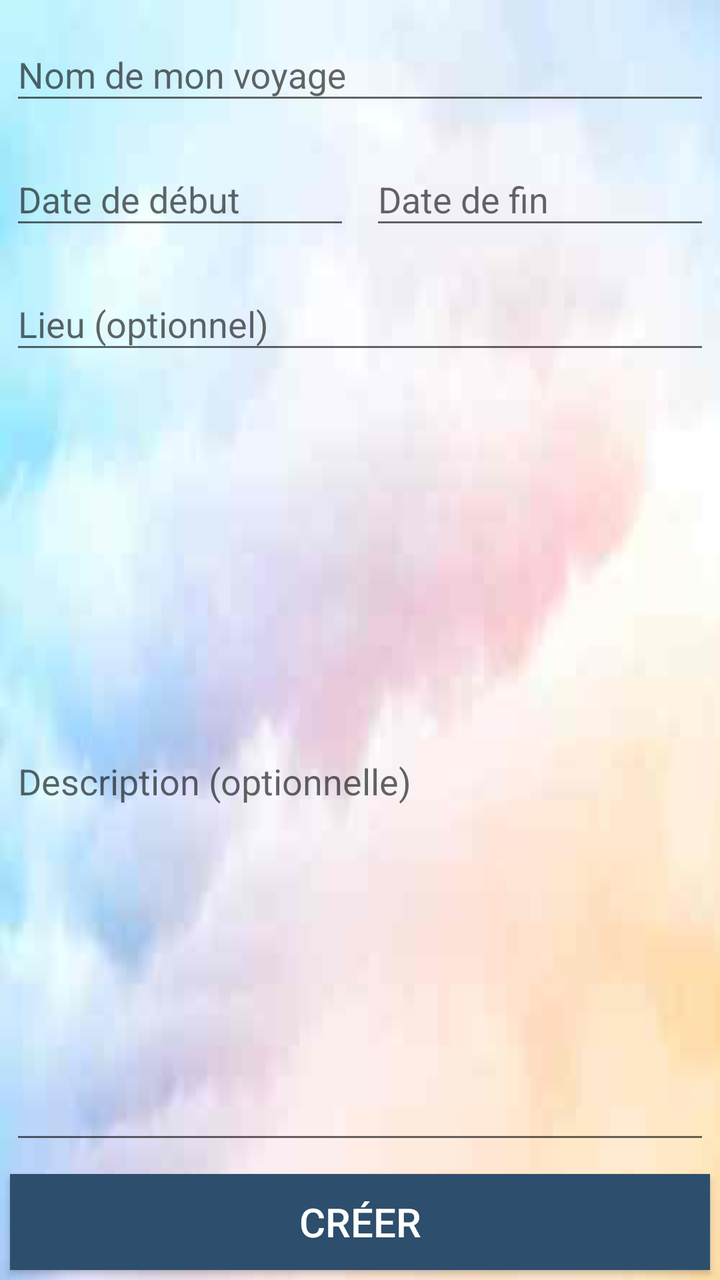
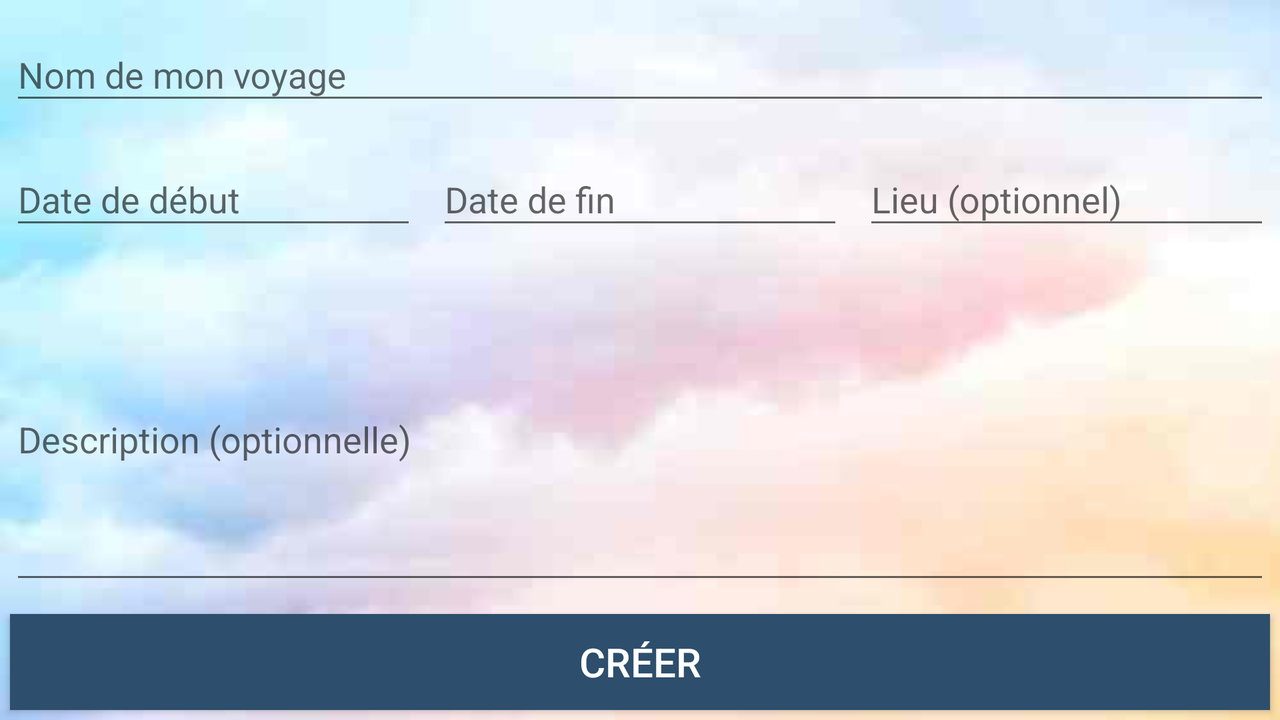

Two renders of one Android screen. The first uses the default layout on a phone; the second uses the alternative layout the repository ships for a different screen configuration, on a matching device. The two XML files are below.
<!-- AndroidManifest.xml: application theme AppTheme -->
<!-- res/layout/activity_create_trip.xml -->
<?xml version="1.0" encoding="utf-8"?>
<LinearLayout xmlns:android="http://schemas.android.com/apk/res/android"
    xmlns:app="http://schemas.android.com/apk/res-auto"
    xmlns:tools="http://schemas.android.com/tools"
    android:layout_width="match_parent"
    android:layout_height="match_parent"
    android:orientation="vertical"
    tools:context=".Activities.CreateTripActivity">

    <android.support.design.widget.TextInputLayout
        android:layout_width="match_parent"
        android:layout_height="wrap_content"
        android:layout_weight = "0"
        android:layout_margin="@dimen/margin_create_modif_note_champs">

        <android.support.design.widget.TextInputEditText
            android:id="@+id/nom_voyage"
            android:layout_width="match_parent"
            android:layout_height="match_parent"
            android:maxLength="32"
            android:maxLines="1"
            android:inputType="text"
            android:hint="@string/name_of_my_trip"/>
    </android.support.design.widget.TextInputLayout>

    <LinearLayout
        android:layout_width="match_parent"
        android:layout_height="wrap_content"
        android:layout_weight = "0"
        android:orientation="horizontal">
        <android.support.design.widget.TextInputLayout
            android:layout_width="match_parent"
            android:layout_height="wrap_content"
            android:layout_weight = "1"
            android:layout_margin="@dimen/margin_create_modif_note_champs">

            <android.support.design.widget.TextInputEditText
                android:id="@+id/deb_voyage"
                android:layout_width="match_parent"
                android:layout_height="match_parent"
                android:inputType="date"
                android:nextFocusDown="@+id/fin_voyage"
                android:hint="@string/date_begin"/>
        </android.support.design.widget.TextInputLayout>

        <android.support.design.widget.TextInputLayout
            android:layout_width="match_parent"
            android:layout_height="wrap_content"
            android:layout_weight = "1"
            android:layout_margin="@dimen/margin_create_modif_note_champs">

            <android.support.design.widget.TextInputEditText
                android:id="@+id/fin_voyage"
                android:layout_width="match_parent"
                android:layout_height="match_parent"
                android:inputType="date"
                android:hint="@string/date_end"/>
        </android.support.design.widget.TextInputLayout>

    </LinearLayout>

    <android.support.design.widget.TextInputLayout
        android:layout_width="match_parent"
        android:layout_height="wrap_content"
        android:layout_weight = "0"
        android:layout_margin="@dimen/margin_create_modif_note_champs">

        <android.support.design.widget.TextInputEditText
            android:id="@+id/lieu_voyage"
            android:layout_width="match_parent"
            android:layout_height="match_parent"
            android:maxLength="32"
            android:maxLines="1"
            android:inputType="text"
            android:hint="@string/place_optional"/>
    </android.support.design.widget.TextInputLayout>

    <android.support.design.widget.TextInputLayout
        android:layout_weight = "1"
        android:layout_width="match_parent"
        android:layout_height="match_parent"
        android:layout_margin="@dimen/margin_create_modif_note_champs">

        <android.support.design.widget.TextInputEditText
            android:id="@+id/description_voyage"
            android:layout_width="match_parent"
            android:layout_height="match_parent"
            android:scrollbars="vertical"
            android:hint="@string/description"/>
    </android.support.design.widget.TextInputLayout>

    <Button
        android:id="@+id/creer_voyage"
        android:layout_width="match_parent"
        android:layout_height="wrap_content"
        android:layout_weight = "0"
        android:layout_margin="@dimen/margin_create_modif_note_champs"
        android:textSize="@dimen/create_text_size_button"
        android:background="@color/colorPrimary"
        android:text="@string/create"
        android:textColor="@color/colorAccent" />

</LinearLayout>
<!-- resources referenced by this layout -->
<resources>
  <color name="colorAccent">#ffffff</color>
  <color name="colorPrimary">#2d4e6c</color>
  <dimen name="create_text_size_button">20sp</dimen>
  <dimen name="margin_create_modif_note_champs">5dp</dimen>
  <string name="create">Créer</string>
  <string name="date_begin">Date de début</string>
  <string name="date_end">Date de fin</string>
  <string name="description">Description (optionnelle)</string>
  <string name="name_of_my_trip">Nom de mon voyage</string>
  <string name="place_optional">Lieu (optionnel)</string>
  <style name="AppTheme" parent="Theme.AppCompat.DayNight.NoActionBar">
          <item name="android:windowBackground">@drawable/background_image</item>
          <item name="android:textColor">@color/black</item>
      </style>
  <!-- drawable background_image: jpg bitmap (drawable, 2699 bytes) -->
  <color name="black">#000000</color>
</resources>
<!-- res/layout-land/activity_create_trip.xml (the repository's variant of the layout above) -->
<!-- drawn on the phone turned sideways -->
<?xml version="1.0" encoding="utf-8"?>
<LinearLayout xmlns:android="http://schemas.android.com/apk/res/android"
    xmlns:app="http://schemas.android.com/apk/res-auto"
    xmlns:tools="http://schemas.android.com/tools"
    android:layout_width="match_parent"
    android:layout_height="match_parent"
    android:orientation="vertical"
    tools:context=".Activities.CreateTripActivity">

    <android.support.design.widget.TextInputLayout
        android:layout_width="match_parent"
        android:layout_height="wrap_content"
        android:layout_weight = "0"
        android:layout_margin="@dimen/margin_create_modif_note_champs">

        <android.support.design.widget.TextInputEditText
            android:id="@+id/nom_voyage"
            android:layout_width="match_parent"
            android:layout_height="match_parent"
            android:maxLength="32"
            android:maxLines="1"
            android:inputType="text"
            android:nextFocusDown="@+id/deb_voyage"
            android:hint="@string/name_of_my_trip"/>
    </android.support.design.widget.TextInputLayout>

    <LinearLayout
        android:layout_width="match_parent"
        android:layout_height="wrap_content"
        android:layout_weight = "0"
        android:orientation="horizontal">
        <android.support.design.widget.TextInputLayout
            android:layout_width="match_parent"
            android:layout_height="wrap_content"
            android:layout_weight = "1"
            android:layout_margin="@dimen/margin_create_modif_note_champs">

            <android.support.design.widget.TextInputEditText
                android:id="@+id/deb_voyage"
                android:layout_width="match_parent"
                android:layout_height="match_parent"
                android:inputType="date"
                android:nextFocusDown="@+id/fin_voyage"
                android:hint="@string/date_begin"/>
        </android.support.design.widget.TextInputLayout>

        <android.support.design.widget.TextInputLayout
            android:layout_width="match_parent"
            android:layout_height="wrap_content"
            android:layout_weight = "1"
            android:layout_margin="@dimen/margin_create_modif_note_champs">

            <android.support.design.widget.TextInputEditText
                android:id="@+id/fin_voyage"
                android:layout_width="match_parent"
                android:layout_height="match_parent"
                android:inputType="date"
                android:nextFocusDown="@+id/lieu_voyage"
                android:hint="@string/date_end"/>
        </android.support.design.widget.TextInputLayout>

        <android.support.design.widget.TextInputLayout
            android:layout_width="match_parent"
            android:layout_height="wrap_content"
            android:layout_weight = "1"
            android:layout_margin="@dimen/margin_create_modif_note_champs">

            <android.support.design.widget.TextInputEditText
                android:id="@+id/lieu_voyage"
                android:layout_width="match_parent"
                android:layout_height="match_parent"
                android:maxLength="32"
                android:maxLines="1"
                android:inputType="text"
                android:hint="@string/place_optional"/>
        </android.support.design.widget.TextInputLayout>

    </LinearLayout>

    <android.support.design.widget.TextInputLayout
        android:layout_weight = "1"
        android:layout_width="match_parent"
        android:layout_height="match_parent"
        android:layout_margin="@dimen/margin_create_modif_note_champs">

        <android.support.design.widget.TextInputEditText
            android:id="@+id/description_voyage"
            android:layout_width="match_parent"
            android:layout_height="match_parent"
            android:scrollbars="vertical"
            android:hint="@string/description"/>
    </android.support.design.widget.TextInputLayout>

    <Button
        android:id="@+id/creer_voyage"
        android:layout_width="match_parent"
        android:layout_height="wrap_content"
        android:layout_weight = "0"
        android:layout_margin="@dimen/margin_create_modif_note_champs"
        android:textSize="@dimen/create_text_size_button"
        android:background="@color/colorPrimary"
        android:text="@string/create"
        android:textColor="@color/colorAccent" />

</LinearLayout>
